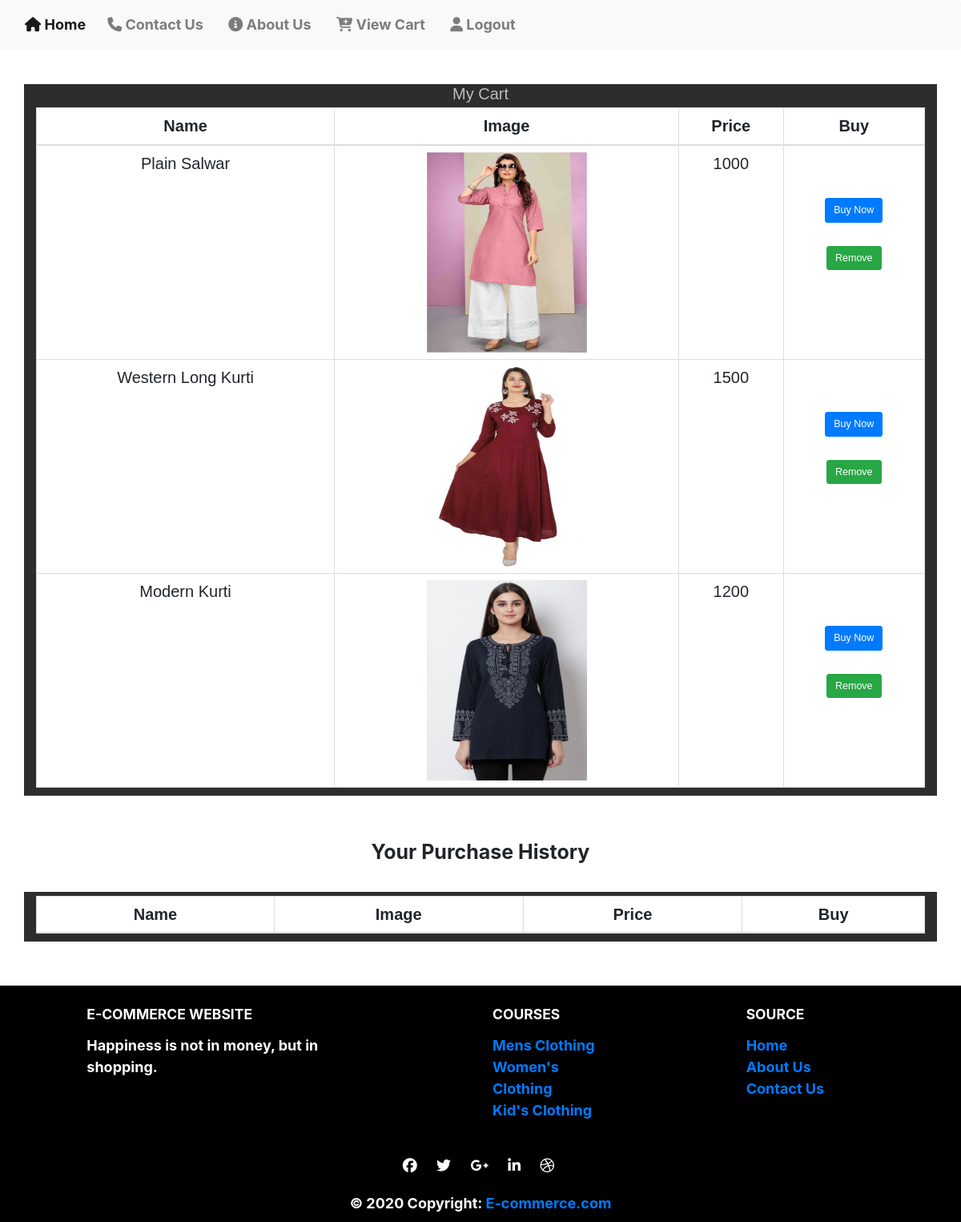
Page /view_cart (signed in) on the committed database.
### website/models.py (models this page shows, shortened)
class Cart(db.Model):
    id = db.Column(db.Integer, primary_key=True, autoincrement=True)
    userid = db.Column(db.Integer,
                       db.ForeignKey('user.id'),
                       nullable=False,
                       )
    itemid = db.Column(db.Integer,
                       db.ForeignKey('item.id'),
                       nullable=False
                       )
    quantity = db.Column(db.Integer, nullable=False)
    status = db.Column(db.String(2), nullable=False)

class Item(db.Model):
    id = db.Column(db.Integer, primary_key=True)
    title = db.Column(db.String(20), nullable=False)
    description = db.Column(db.String(1000), nullable=False)
    price = db.Column(db.Integer, nullable=False)
    size = db.Column(db.String(5), nullable=False)
    color = db.Column(db.String(10), nullable=False)
    image_link = db.Column(db.String(500), nullable=False)
    number = db.Column(db.Integer, nullable=False)
    category = db.Column(db.String(20), nullable=False)
    sub_category = db.Column(db.String(20), nullable=False)
    cartitems = db.relationship('Cart', backref='specificitem', lazy=True)

### website/routes.py (the view)
@app.route('/view_cart', methods=['GET', 'POST'])
@login_required
def view_cart():
    cart = Cart.query.filter_by(userid=current_user.id).all()
    return render_template('/view_cart.html', cart=cart)

### website/models.py (called while the page is built)
@login_manager.user_loader
def load_user(user_id):
    return User.query.get(int(user_id))

### website/templates/view_cart.html (shortened to what this page needs)
<!DOCTYPE html>
<html>
<head>
	<link rel="stylesheet" href="https://maxcdn.bootstrapcdn.com/bootstrap/3.4.1/css/bootstrap.min.css">
	<link href="//maxcdn.bootstrapcdn.com/font-awesome/4.2.0/css/font-awesome.min.css" rel="stylesheet">
	<link rel="stylesheet" href="https://maxcdn.bootstrapcdn.com/bootstrap/4.5.0/css/bootstrap.min.css">
	<link rel="stylesheet" href="https://cdnjs.cloudflare.com/ajax/libs/font-awesome/4.7.0/css/font-awesome.min.css">
</head>
<body>
	<nav class="navbar navbar-expand-lg navbar-light bg-light fixed-top"
		style="font-weight: bolder;background-color: white; font-size: 18px; " role="navigation">
		<div class="collapse navbar-collapse" id="navbarSupportedContent" style="align-content: right;">
			<ul class="navbar-nav mr-auto">
				<li class="nav-item active">
					<a class="nav-link" href="/index"><i class='fas fa-home'></i> Home </a>
				</li>&nbsp;&nbsp;&nbsp;&nbsp;
				<li class="nav-item">
					<a class="nav-link" href="contact.html"><i class='fas fa-phone'></i> Contact Us</a>
				</li>&nbsp;&nbsp;&nbsp;&nbsp;&nbsp;
				<li class="nav-item">
					<a class="nav-link" href="about.html"><i class='fas fa-info-circle'></i> About Us</a>
				</li>&nbsp;&nbsp;&nbsp;&nbsp;&nbsp;
				{% if current_user.is_authenticated %}
				<li class="nav-item">
					<a class="nav-link" href="/view_cart"><i class="fas fa-cart-plus"></i> View Cart</a>
				</li>&nbsp;&nbsp;&nbsp;&nbsp;&nbsp;
				<li class="nav-item">
					<a class="nav-link" href="/logout"><i class='fas fa-user'></i> Logout</a>
				</li>&nbsp;&nbsp;&nbsp;&nbsp;&nbsp;
				{% endif %}
			</ul>
		</div>
	</nav>
	<br /><br /><br /><br /><br /><br /><br />
	<div class="table">
		<div class="container" id="cart">
			<h2 style="text-align:center">My Cart</h2>
			<table class="table table-bordered">
				<thead>
					<tr>
						<th>Name</th>
						<th>Image</th>
						<th>Price</th>
						<th>Buy</th>
					</tr>
				</thead>
				<tbody>
					{% for item in cart %}
					{% if item.status=='C' %}
					<tr>
						<td>{{ item.specificitem.title }}</td>
						<td><img src="{{ url_for('static', filename='item_images/' + item.specificitem.image_link) }}"
								height="150px"></td>
						<td>{{ item.specificitem.price }}</td>
						<td>
						<br/><br/><a href="{{url_for('buy', itemid=item.id)}}"><button type="button" class="btn btn-primary btn-lg">Buy Now</button></a><br /><br/>
						<a href="{{url_for('remove', itemid=item.id)}}"><button type="button" class="btn btn-success btn-lg"> Remove </button></a>
						</td>
					</tr>
					{% endif %}
					{% endfor %}
				</tbody>
			</table>
		</div>
	</div>
	<br/><br/><br/>
	<h1 style="font-weight: bolder; text-align: center;">Your Purchase History</h1>
	<br/><br/>
	<div class="table">
		<div class="container" id="cart">
			<table class="table table-bordered">
				<thead>
					<tr>
						<th>Name</th>
						<th>Image</th>
						<th>Price</th>
						<th>Buy</th>
					</tr>
				</thead>
			</table>
		</div>
	</div>
<br/><br/><br/>
	<footer class="page-footer font-small stylish-color-dark pt-4" style="background-color: black;">
		<div class="container text-center text-md-left">
			<div class="row">
				<div class="col-md-4 mx-auto">
					<h3 class="font-weight-bold text-uppercase mt-3 mb-4">E-Commerce Website</h3>
					<p>Happiness is not in money, but in shopping.</p>
				</div>
				<div class="col-md-2 mx-auto">
					<h3 class="font-weight-bold text-uppercase mt-3 mb-4">Courses</h3>
					<ul class="list-unstyled">
						<li>
							<a href="#!">Mens Clothing</a>
						</li>
						<li>
							<a href="#!">Women's Clothing</a>
						</li>
						<li>
							<a href="#!">Kid's Clothing</a>
						</li>
					</ul>
				</div>
				<div class="col-md-2 mx-auto">
					<h3 class="font-weight-bold text-uppercase mt-3 mb-4">Source</h3>
					<ul class="list-unstyled">
						<li>
							<a href="#!">Home</a>
						</li>
						<li>
							<a href="#!">About Us</a>
						</li>
						<li>
							<a href="#!">Contact Us</a>
						</li>
					</ul>
				</div>
			</div>
		</div>
		<hr>
		<hr>
		<ul class="list-unstyled list-inline text-center">
			<li class="list-inline-item">
				<a class="btn-floating btn-fb mx-1">
					<i class="fab fa-facebook-f"> </i>
				</a>
			</li>
			<li class="list-inline-item">
				<a class="btn-floating btn-tw mx-1">
					<i class="fab fa-twitter"> </i>
				</a>
			</li>
			<li class="list-inline-item">
				<a class="btn-floating btn-gplus mx-1">
					<i class="fab fa-google-plus-g"> </i>
				</a>
			</li>
			<li class="list-inline-item">
				<a class="btn-floating btn-li mx-1">
					<i class="fab fa-linkedin-in"> </i>
				</a>
			</li>
			<li class="list-inline-item">
				<a class="btn-floating btn-dribbble mx-1">
					<i class="fab fa-dribbble"> </i>
				</a>
			</li>
		</ul>
		<div class="footer-copyright text-center py-3">© 2020 Copyright:
			<a href="#">E-commerce.com</a>
		</div>
	</footer>
</body>
</html>

### website/templates/view_cart.html (style rules this page uses)
#cart { text-align: center; font-size: 20px; font-family: "Comic Sans MS", cursive, sans-serif; background: #2d2d30; }
h2 { color: #bdbdbd; }
th { text-align: center; }
img { width: 200px; height: 250px; }
.page-footer { font-size: 18px; background: #2d3246; color: white; font-weight: bolder; }

### rows in the picture
Cart: specificitem "Plain Salwar", image_link (picture), specificitem.price "1000"
Cart: specificitem "Western Long Kurti", image_link (picture), specificitem.price "1500"
Cart: specificitem "Modern Kurti", image_link (picture), specificitem.price "1200"
